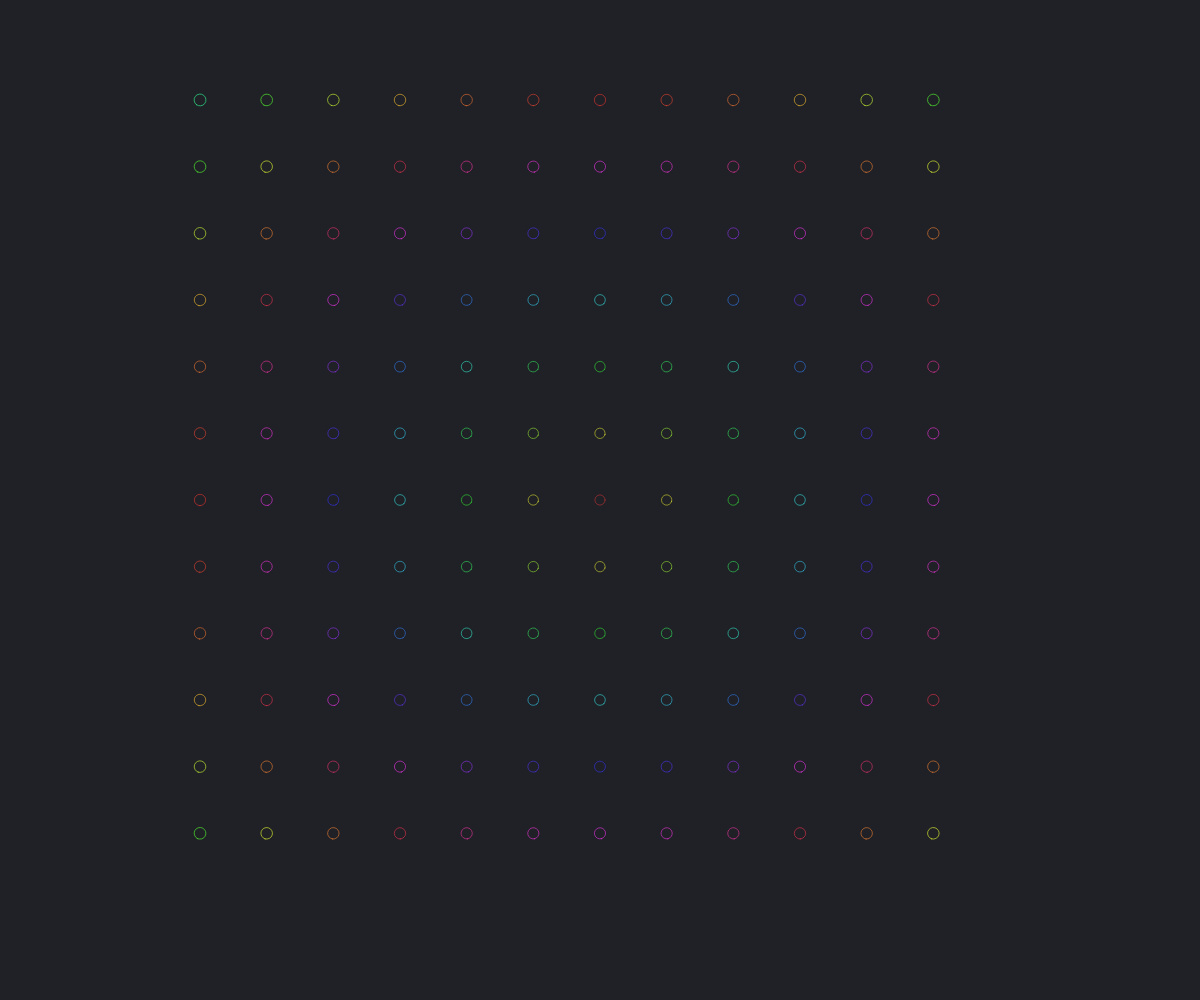
Frame 1 (no input)
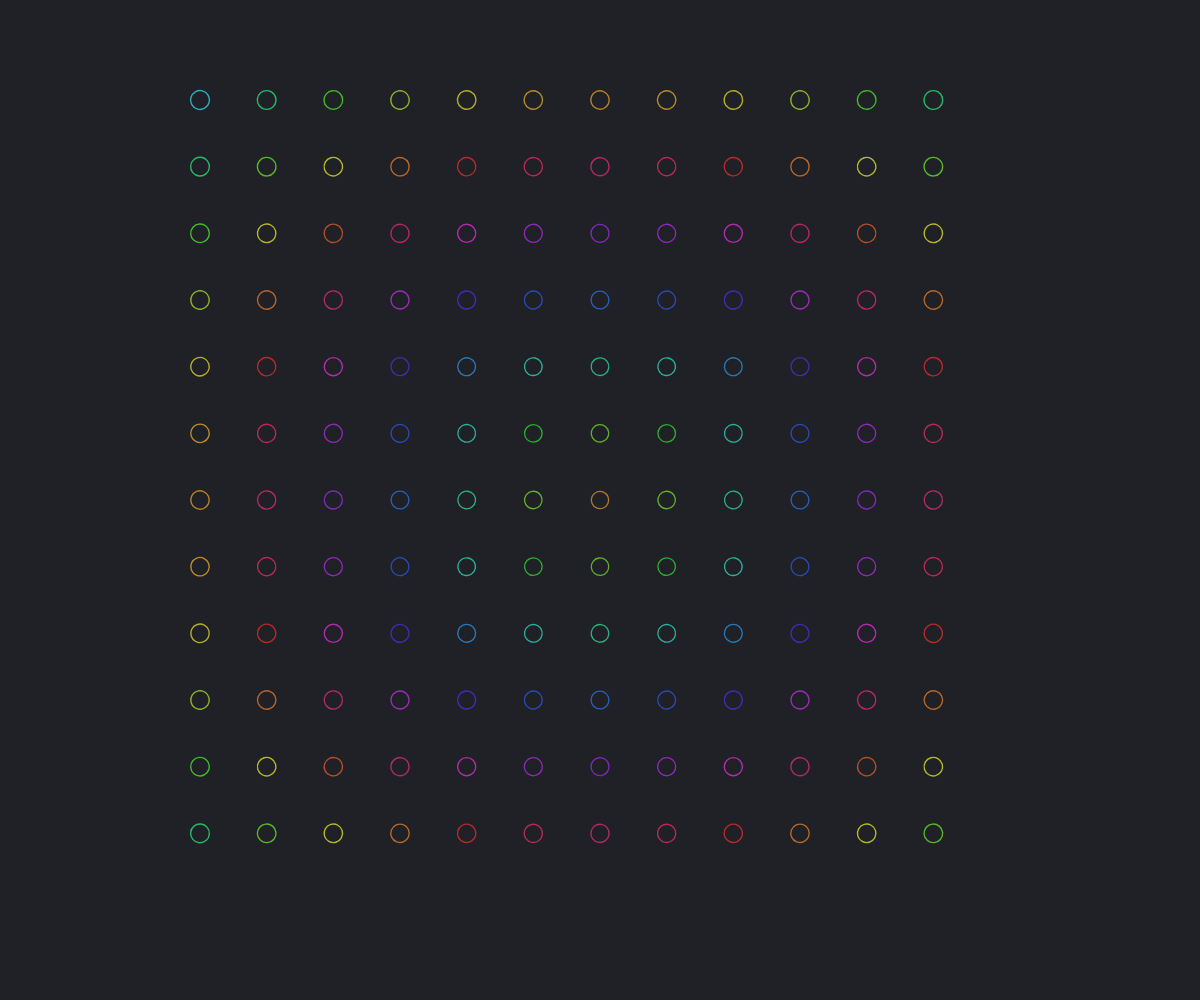
Frame 60 (no input)
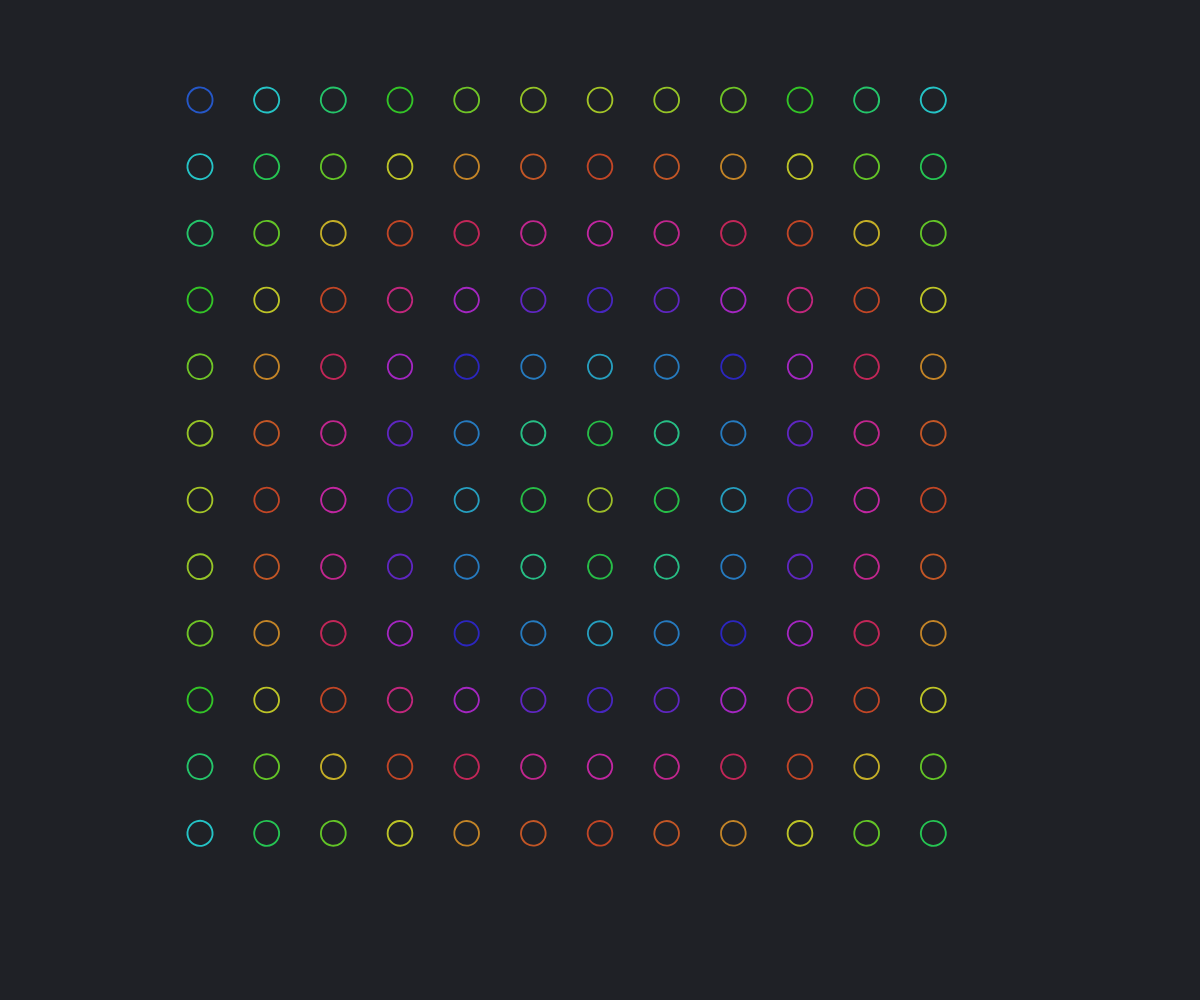
Frame 120 (the mouse pressed at the canvas centre since frame 60)

The p5.js sketch that drew these frames (run headless with seeded random() and noise() and a simulated clock; from frame 60 on, the mouse is pressed at the canvas centre):

// p5.js sketch
// ── sketch.js
// Global variables
let time = 0;

function setup() {
  // Create fullscreen canvas
  createCanvas(windowWidth, windowHeight);

  // Set angle mode to degrees
  angleMode(DEGREES);

  // Set color mode to HSB (Hue, Saturation, Brightness)
  colorMode(HSB, 360, 100, 100, 100);
}

function draw() {
  // Very dark background to prevent blackout gaps
  background(220, 20, 15);

  // Move origin to center
  translate(width / 2, height / 2);

  // Moderate speed - not too fast, not too slow
  time += 0.55;

  // Draw geometric grid patterns
  drawGeometricGrid();
}

function drawGeometricGrid() {
  // Grid-based geometric patterns
  let maxSize = min(width, height) * 0.8;
  let gridSize = 12;
  let cellSize = maxSize / gridSize;

  // Create grid of geometric shapes
  for (let x = -gridSize / 2; x < gridSize / 2; x++) {
    for (let y = -gridSize / 2; y < gridSize / 2; y++) {
      let posX = x * cellSize;
      let posY = y * cellSize;

      // Distance from center for scaling effect
      let distance = sqrt(x * x + y * y);
      let maxDistance = sqrt(
        (gridSize / 2) * (gridSize / 2) + (gridSize / 2) * (gridSize / 2)
      );
      let distanceRatio = distance / maxDistance;

      // Time-based animation with moderate speed
      let timeOffset = distance * 0.5;
      let scaleAmount = 0.3 + 0.7 * abs(sin(time * 0.55 + timeOffset)); // Moderate speed
      let rotation = time * 0.7 + distance * 15; // Moderate rotation speed

      // Slightly muted colors with moderate cycling
      let hue = (time * 1.1 + distance * 60) % 360; // Moderate color cycling
      let saturation = 75 + sin(time * 0.55 + distance * 2) * 10; // Reduced saturation (75-85)
      let brightness = 80 + sin(time * 0.45 + distance * 2.5) * 10; // Reduced brightness (70-90)
      let alpha = 75 + 15 * abs(sin(time * 0.6 + distance * 1.5)); // Moderate alpha changes

      stroke(hue, saturation, brightness, alpha);
      strokeWeight(2 * (min(width, height) / 800)); // Reduced from 3 to 2 (2/3 of original)
      noFill();

      push();
      translate(posX, posY);
      rotate(rotation);
      scale(scaleAmount, scaleAmount);

      // Alternate between different geometric shapes - all circles now
      let shapeType = (abs(x) + abs(y)) % 1; // Only one type: circle

      switch (shapeType) {
        case 0:
        default:
          // Circle
          circle(0, 0, cellSize / 2);
          break;
      }

      pop();
    }
  }

  // Remove connection lines and geometric center
  // drawConnectionLines();
  // drawGeometricCenter();
}

// Removed unused shape functions
// function drawTriangle(size) { ... }
// function drawDiamond(size) { ... }
// function drawHexagon(size) { ... }
// function drawConnectionLines() { ... }
// function drawGeometricCenter() { ... }
// function drawStar(radius, points) { ... }

// Handle window resize
function windowResized() {
  resizeCanvas(windowWidth, windowHeight);
}
